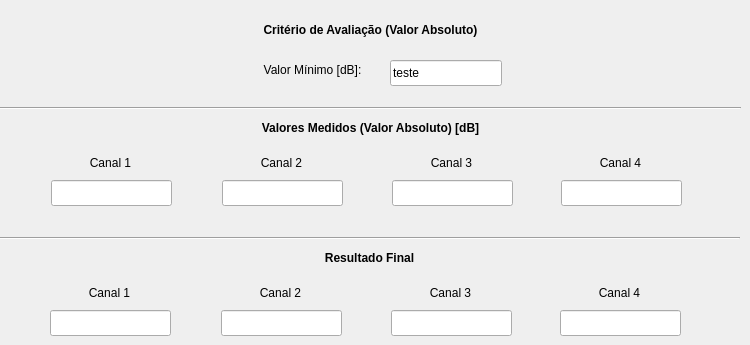
   <widget class="QWidget" name="Tab_RF_Switches">
    <attribute name="title">
     <string>RF Switches</string>
    </attribute>
    <widget class="QLabel" name="label_38">
     <property name="geometry">
      <rect>
       <x>0</x>
       <y>20</y>
       <width>741</width>
       <height>20</height>
      </rect>
     </property>
     <property name="text">
      <string>&lt;html&gt;&lt;head/&gt;&lt;body&gt;&lt;p align=&quot;center&quot;&gt;&lt;span style=&quot; font-weight:600;&quot;&gt;Critério de Avaliação (Valor Absoluto)&lt;/span&gt;&lt;/p&gt;&lt;/body&gt;&lt;/html&gt;</string>
     </property>
    </widget>
    <widget class="QLabel" name="label_39">
     <property name="geometry">
      <rect>
       <x>252</x>
       <y>60</y>
       <width>121</width>
       <height>21</height>
      </rect>
     </property>
     <property name="text">
      <string>&lt;html&gt;&lt;head/&gt;&lt;body&gt;&lt;p align=&quot;center&quot;&gt;Valor Mínimo [dB]:&lt;/p&gt;&lt;/body&gt;&lt;/html&gt;</string>
     </property>
    </widget>
    <widget class="QLineEdit" name="switch_dc_crit">
     <property name="geometry">
      <rect>
       <x>390</x>
       <y>60</y>
       <width>112</width>
       <height>26</height>
      </rect>
     </property>
     <property name="text">
      <string>teste</string>
     </property>
    </widget>
    <widget class="Line" name="line_5">
     <property name="geometry">
      <rect>
       <x>0</x>
       <y>100</y>
       <width>741</width>
       <height>16</height>
      </rect>
     </property>
     <property name="orientation">
      <enum>Qt::Horizontal</enum>
     </property>
    </widget>
    <widget class="QLabel" name="label_40">
     <property name="geometry">
      <rect>
       <x>0</x>
       <y>120</y>
       <width>741</width>
       <height>16</height>
      </rect>
     </property>
     <property name="text">
      <string>&lt;html&gt;&lt;head/&gt;&lt;body&gt;&lt;p align=&quot;center&quot;&gt;&lt;span style=&quot; font-weight:600;&quot;&gt;Valores Medidos (Valor Absoluto) [dB]&lt;/span&gt;&lt;/p&gt;&lt;/body&gt;&lt;/html&gt;</string>
     </property>
    </widget>
    <widget class="QLabel" name="label_41">
     <property name="geometry">
      <rect>
       <x>50</x>
       <y>150</y>
       <width>121</width>
       <height>26</height>
      </rect>
     </property>
     <property name="text">
      <string>&lt;html&gt;&lt;head/&gt;&lt;body&gt;&lt;p align=&quot;center&quot;&gt;Canal 1&lt;/p&gt;&lt;/body&gt;&lt;/html&gt;</string>
     </property>
    </widget>
    <widget class="QLineEdit" name="switch_dc_ch1_medicao">
     <property name="geometry">
      <rect>
       <x>51</x>
       <y>180</y>
       <width>121</width>
       <height>26</height>
      </rect>
     </property>
    </widget>
    <widget class="QLineEdit" name="switch_dc_ch2_medicao">
     <property name="geometry">
      <rect>
       <x>222</x>
       <y>180</y>
       <width>121</width>
       <height>26</height>
      </rect>
     </property>
    </widget>
    <widget class="QLabel" name="label_42">
     <property name="geometry">
      <rect>
       <x>221</x>
       <y>150</y>
       <width>121</width>
       <height>26</height>
      </rect>
     </property>
     <property name="text">
      <string>&lt;html&gt;&lt;head/&gt;&lt;body&gt;&lt;p align=&quot;center&quot;&gt;Canal 2&lt;/p&gt;&lt;/body&gt;&lt;/html&gt;</string>
     </property>
    </widget>
    <widget class="QLineEdit" name="switch_dc_ch3_medicao">
     <property name="geometry">
      <rect>
       <x>392</x>
       <y>180</y>
       <width>121</width>
       <height>26</height>
      </rect>
     </property>
    </widget>
    <widget class="QLabel" name="label_43">
     <property name="geometry">
      <rect>
       <x>391</x>
       <y>150</y>
       <width>121</width>
       <height>26</height>
      </rect>
     </property>
     <property name="text">
      <string>&lt;html&gt;&lt;head/&gt;&lt;body&gt;&lt;p align=&quot;center&quot;&gt;Canal 3&lt;/p&gt;&lt;/body&gt;&lt;/html&gt;</string>
     </property>
    </widget>
    <widget class="QLineEdit" name="switch_dc_ch4_medicao">
     <property name="geometry">
      <rect>
       <x>561</x>
       <y>180</y>
       <width>121</width>
       <height>26</height>
      </rect>
     </property>
    </widget>
    <widget class="QLabel" name="label_44">
     <property name="geometry">
      <rect>
       <x>560</x>
       <y>150</y>
       <width>121</width>
       <height>26</height>
      </rect>
     </property>
     <property name="text">
      <string>&lt;html&gt;&lt;head/&gt;&lt;body&gt;&lt;p align=&quot;center&quot;&gt;Canal 4&lt;/p&gt;&lt;/body&gt;&lt;/html&gt;</string>
     </property>
    </widget>
    <widget class="QLineEdit" name="switch_dc_ch3_resultado">
     <property name="geometry">
      <rect>
       <x>391</x>
       <y>310</y>
       <width>121</width>
       <height>26</height>
      </rect>
     </property>
    </widget>
    <widget class="QLabel" name="label_45">
     <property name="geometry">
      <rect>
       <x>559</x>
       <y>280</y>
       <width>121</width>
       <height>26</height>
      </rect>
     </property>
     <property name="text">
      <string>&lt;html&gt;&lt;head/&gt;&lt;body&gt;&lt;p align=&quot;center&quot;&gt;Canal 4&lt;/p&gt;&lt;/body&gt;&lt;/html&gt;</string>
     </property>
    </widget>
    <widget class="QLineEdit" name="switch_dc_ch4_resultado">
     <property name="geometry">
      <rect>
       <x>560</x>
       <y>310</y>
       <width>121</width>
       <height>26</height>
      </rect>
     </property>
    </widget>
    <widget class="QLabel" name="label_46">
     <property name="geometry">
      <rect>
       <x>-1</x>
       <y>250</y>
       <width>741</width>
       <height>16</height>
      </rect>
     </property>
     <property name="text">
      <string>&lt;html&gt;&lt;head/&gt;&lt;body&gt;&lt;p align=&quot;center&quot;&gt;&lt;span style=&quot; font-weight:600;&quot;&gt;Resultado Final&lt;/span&gt;&lt;/p&gt;&lt;/body&gt;&lt;/html&gt;</string>
     </property>
    </widget>
    <widget class="QLineEdit" name="switch_dc_ch1_resultado">
     <property name="geometry">
      <rect>
       <x>50</x>
       <y>310</y>
       <width>121</width>
       <height>26</height>
      </rect>
     </property>
    </widget>
    <widget class="QLabel" name="label_47">
     <property name="geometry">
      <rect>
       <x>49</x>
       <y>280</y>
       <width>121</width>
       <height>26</height>
      </rect>
     </property>
     <property name="text">
      <string>&lt;html&gt;&lt;head/&gt;&lt;body&gt;&lt;p align=&quot;center&quot;&gt;Canal 1&lt;/p&gt;&lt;/body&gt;&lt;/html&gt;</string>
     </property>
    </widget>
    <widget class="Line" name="line_6">
     <property name="geometry">
      <rect>
       <x>-1</x>
       <y>230</y>
       <width>741</width>
       <height>16</height>
      </rect>
     </property>
     <property name="orientation">
      <enum>Qt::Horizontal</enum>
     </property>
    </widget>
    <widget class="QLabel" name="label_48">
     <property name="geometry">
      <rect>
       <x>390</x>
       <y>280</y>
       <width>121</width>
       <height>26</height>
      </rect>
     </property>
     <property name="text">
      <string>&lt;html&gt;&lt;head/&gt;&lt;body&gt;&lt;p align=&quot;center&quot;&gt;Canal 3&lt;/p&gt;&lt;/body&gt;&lt;/html&gt;</string>
     </property>
    </widget>
    <widget class="QLineEdit" name="switch_dc_ch2_resultado">
     <property name="geometry">
      <rect>
       <x>221</x>
       <y>310</y>
       <width>121</width>
       <height>26</height>
      </rect>
     </property>
    </widget>
    <widget class="QLabel" name="label_49">
     <property name="geometry">
      <rect>
       <x>220</x>
       <y>280</y>
       <width>121</width>
       <height>26</height>
      </rect>
     </property>
     <property name="text">
      <string>&lt;html&gt;&lt;head/&gt;&lt;body&gt;&lt;p align=&quot;center&quot;&gt;Canal 2&lt;/p&gt;&lt;/body&gt;&lt;/html&gt;</string>
     </property>
    </widget>
   </widget>
